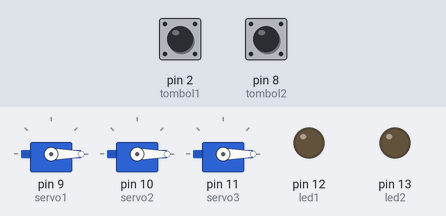
Recording of a sketch running on a simulated Arduino Uno, built with avr-gcc and run on an emulated ATmega328P. Shown: 3 × servo, output pins drawn as LEDs (lit = HIGH). Inputs (shaded band) come from the test bench; at power-on: pin 2 (tombol1) HIGH, pin 8 (tombol2) HIGH.

Above: at 1.2 s.
1.3 s: pin 2 (tombol1) pulled LOW for 0.15 s
At 1.37 s:
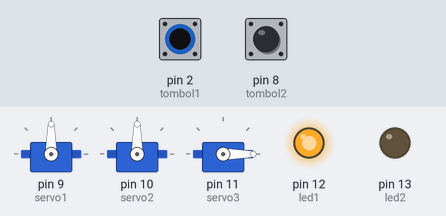
2.9 s: pin 8 (tombol2) pulled LOW for 0.15 s
At 2.97 s:
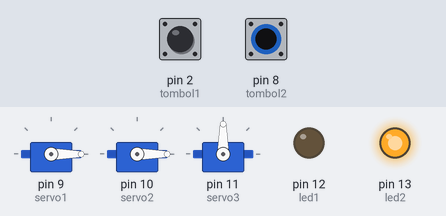
4.5 s: pin 8 (tombol2) pulled LOW for 3.2 s
At 8.9 s:
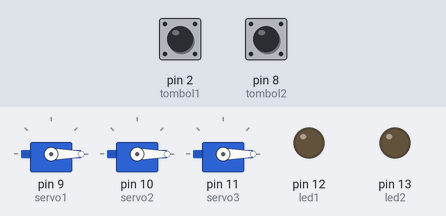
9.2 s: pin 2 (tombol1) pulled LOW for 3.2 s
At 10.2 s:
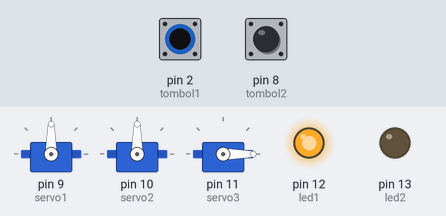
13.9 s: pin 2 (tombol1) driven LOW and pin 8 (tombol2) driven LOW
At 15.0 s:
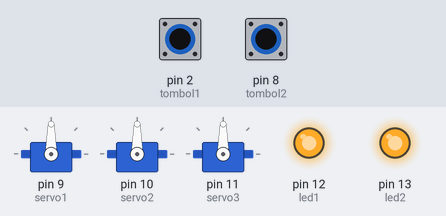
Timing chart, 0 to 16.4 s (numbered marks = the images above; inputs shaded):
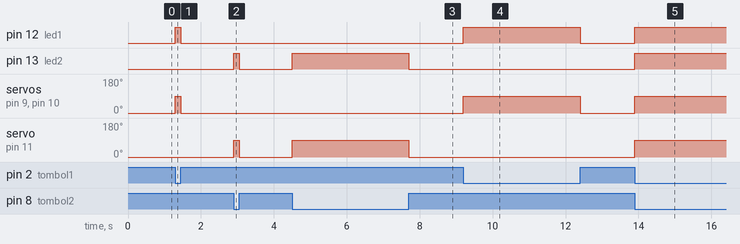

Measured:
- after the input at 1.3 s, pin 12 (led1): LOW → HIGH at once, → LOW 0.15 s later; servo on pin 9 (servo1), servo on pin 10 (servo2): 0° → 90° at once, → 0° 0.15 s later
- after the input at 2.9 s, pin 13 (led2): LOW → HIGH at once, → LOW 0.15 s later; servo on pin 11 (servo3): 0° → 90° at once, → 0° 0.15 s later
- after the input at 4.5 s, pin 13 (led2): LOW → HIGH at once, → LOW 3.2 s later; servo on pin 11 (servo3): 0° → 90° at once, → 0° 3.2 s later
- after the input at 9.2 s, pin 12 (led1): LOW → HIGH at once, → LOW 3.2 s later; servo on pin 9 (servo1), servo on pin 10 (servo2): 0° → 90° at once, → 0° 3.2 s later
- after the input at 13.9 s, pin 12 (led1), pin 13 (led2): LOW → HIGH at once; servo on pin 9 (servo1), servo on pin 10 (servo2), servo on pin 11 (servo3): 0° → 90° at once

The sketch:

Penjepit_Kertas.ino
```cpp
#include <Servo.h>

Servo servo1; Servo servo2; Servo servo3;
int led1 = 12; int led2 = 13; int tombol1 = 2; int tombol2 = 8;

void setup() {
  Serial.begin(115200);
  servo1.attach(9); servo2.attach(10);  servo3.attach(11);
  pinMode(led1, OUTPUT); pinMode(led2, OUTPUT); pinMode(tombol2, INPUT_PULLUP);
  servo1.write(0); servo2.write(0); servo3.write(0);
}

void loop() {
  int button1 = digitalRead(tombol1);  int button2 = digitalRead(tombol2);
  if (button1 == 0) {
    servo1.write(90); servo2.write(90); digitalWrite(led1, HIGH);
  }
  else {
    servo1.write(0); servo2.write(0); digitalWrite(led1, LOW);
  }
  if (button2 == 0) {
    servo3.write(90); digitalWrite(led2, HIGH);
  }
  else {
    servo3.write(0); digitalWrite(led2, LOW);
  }
}
```
